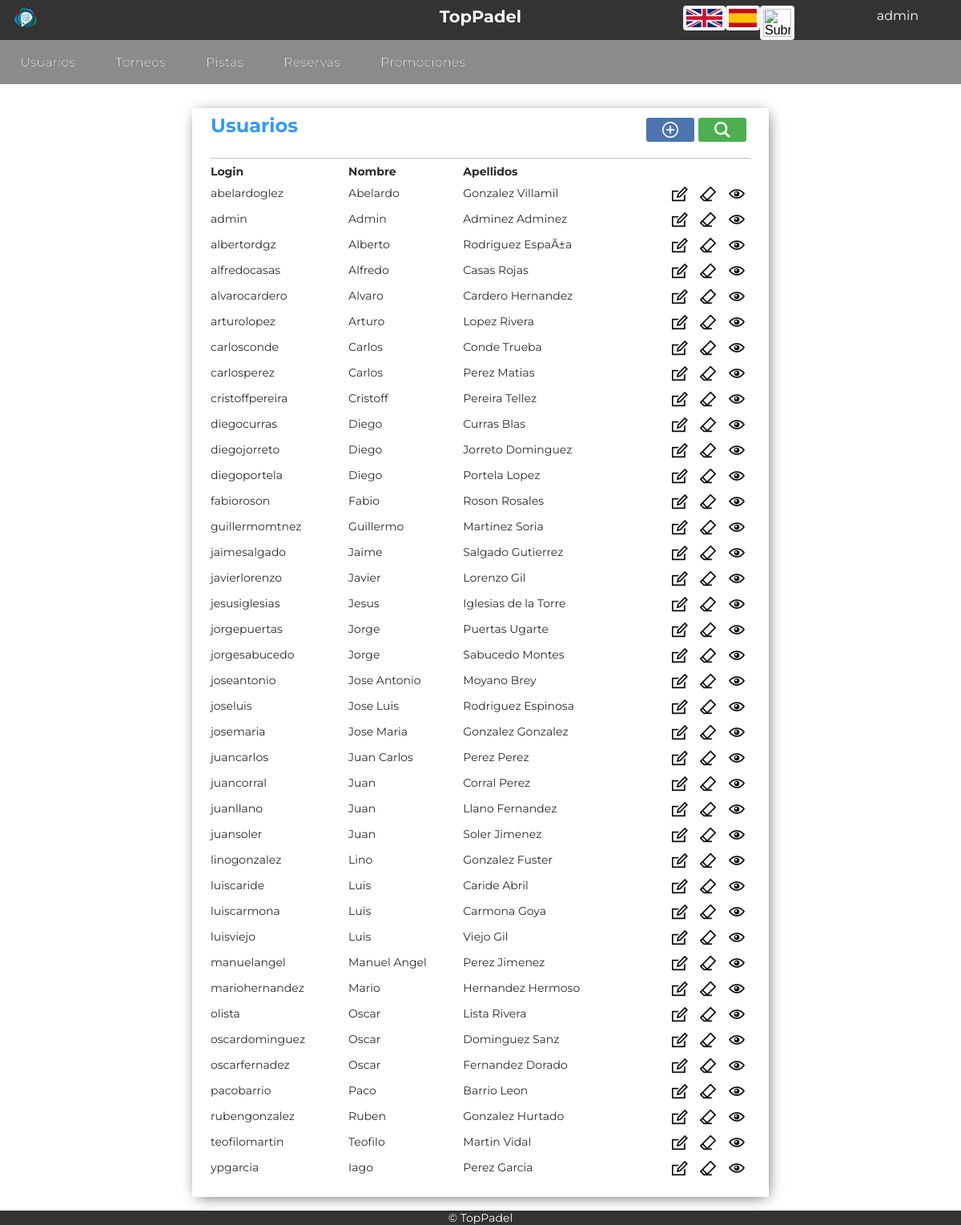
Screenshot of /Controllers/Usuarios_Controller.php (signed in) with the database file from the repository.
### tables this page shows
CREATE TABLE `usuarios` (
  `login` varchar(45) NOT NULL,
  `password` varchar(128) NOT NULL,
  `dni` varchar(9) NOT NULL,
  `nombre` varchar(30) NOT NULL,
  `apellidos` varchar(50) NOT NULL,
  `telefono` varchar(11) NOT NULL,
  `email` varchar(60) NOT NULL,
  `fecha` date NOT NULL,
  `sexo` enum('Masculina','Femenina') NOT NULL,
  `tipo` enum('ADMIN','NORMAL','ENTRENADOR') NOT NULL,
  `socio` enum('SI','NO') NOT NULL DEFAULT 'NO',
  `IBAN` varchar(4) DEFAULT NULL,
  `cuenta` varchar(30) DEFAULT NULL
);

### Models/Usuarios_Model.php (called while the page is built, shortened)
<?php
class USUARIOS_Model {
	var $login;
	var $dni;
	var $nombre;
	var $apellidos;
	var $telefono;
	var $email;
	var $fecha;
	var $sexo;
	var $socio;
	var $tipo;
	var $IBAN;
	var $cuenta;
function __construct($login,$password,$dni,$nombre,$apellidos,$telefono,$email,$fecha,$sexo,$tipo,$socio,$IBAN,$cuenta){
	$this->login = $login;
	$this->dni = $dni;
	$this->nombre = $nombre;
	$this->apellidos = $apellidos;
	$this->telefono = $telefono;
	$this->email = $email;
	$this->fecha = $fecha;
	$this->sexo = $sexo;
	$this->tipo = $tipo;
	$this->socio = $socio;
	$this->IBAN = $IBAN;
	$this->cuenta = $cuenta;
	include_once 'Access_DB.php';
	$this->mysqli = ConnectDB();
}
function search(){
	     $sql = "SELECT *
       			FROM usuarios
    			WHERE
    				(
    				(`login` LIKE '%$this->login%') &&
	 				(`nombre` LIKE '%$this->nombre%') &&
					(`apellidos` LIKE '%$this->apellidos%') &&
					(`dni` LIKE '%$this->dni%') &&
					(`telefono` LIKE '%$this->telefono%') &&
					(`email` LIKE '%$this->email%') &&
					(`fecha` LIKE '%$this->fecha%') &&
					(`sexo` LIKE '%$this->sexo%') &&
					(`tipo` LIKE '%$this->tipo%') &&
					(`socio` LIKE '%$this->socio%') &&
					(`IBAN` LIKE '%$this->IBAN%') &&
					(`cuenta` LIKE '%$this->cuenta%')
    				)";
    if (!($resultado = $this->mysqli->query($sql))){
		return 'Error en la búsqueda';
	}
    else{
		return $resultado;
	}
}
}
?>

### Models/Access_DB.php (called while the page is built)
<?php
function ConnectDB()
{
    $mysqli = new mysqli("localhost", "todolist", "todolist", "todolist");
	if ($mysqli->connect_errno) {
		include './MESSAGE.php';
		new MESSAGE("Fallo al conectar a MySQL: (" . $mysqli->connect_errno . ") " . $mysqli->connect_error, './index.php');
		return false;
	}
	else{
		return $mysqli;
	}
}
?>

### Views/Usuarios_SHOWALL_View.php (the view, shortened to what this page needs)
<?php
include '../Views/Header.php';
 class Usuarios_SHOWALL{
	var $datos;
	function __construct($datos,$enlace){
		$this -> datos = $datos;
		$this -> mostrar();
	}
	function mostrar(){
?>
	<div class="showall">
		<table class="showAllUsers">
			<tr><th class="title" colspan="4"><?php echo $strings['Usuarios']; ?>
			<form class="tableActions" action="../Controllers/Usuarios_Controller.php" method="">
			<button class="buscar-little" name="action" value="Confirmar_SEARCH" type="submit"></button>
			<button class="anadir-little"  name="action" value="Confirmar_ADD" type="submit"></button>
			</form></th></tr>
			<tr>
				<th><?php echo $strings['Login']; ?></th>
				<th><?php echo $strings['Nombre']; ?></th>
				<th><?php echo $strings['Apellidos']; ?></th>
				<th></th>
			</tr>
		<?php
			while($fila = $this ->datos->fetch_array()){
		?>
			<tr>
				<form action="../Controllers/Usuarios_Controller.php" method="post" name="action" >
					<td><?php echo $fila['login']; ?></td>
					<td><?php echo $fila['nombre']; ?></td>
					<td><?php echo $fila['apellidos']; ?></td>
					<td style="text-align:right">
						<button class="editar" name="action" value="Confirmar_EDIT" type="submit"></button>
						<button class="borrar" name="action" value="Confirmar_DELETE1" type="submit"></button>
						<button class="add" name="action" value="Confirmar_SHOWCURRENT" type="submit"></button>
					</td>
				</form>
			</tr>
		<?php
			}
		?>
		</table>
	</div>
<?php
    }
}
?>
<footer>
	<?php include '../Views/Footer.php'; ?>

### Views/css/style.css (style rules this page uses)
form { font-size:14px; color:#2b2b2b; width:50%; margin-left:auto; margin-right:auto; margin-top:50px; padding: 20px 40px 20px 20px; box-shadow: 2px 3px 18px -5px rgba(0,0,0,0.75); }
.showAllUsers { font-size:14px; color:#2b2b2b; width:60%; margin-left:auto; margin-right:auto; margin-top:30px; margin-bottom: 35px; padding: 0px 20px 20px 20px; box-shadow: 2px 3px 18px -5px rgba(0,0,0,0.75); }
.title { text-align:left; font-size:24px; font-weight:bold; border-bottom: 1px solid rgba(114, 114, 114, 0.411); color:#39F; padding-bottom: 20px; }
th { padding-top: 5px; text-align: left; }
button { background-size: 20px 20px; background-position: center; background-repeat: no-repeat; margin-top: 25px; margin-right: 30px; border: none; color: white; padding: 20px 35px; text-align: center; font-size: 16px; cursor: pointer; border-radius: 3px; background-color:green; }
.buscar-little { vertical-align: text-bottom; float: right; margin-top: 5px; margin-right: 5px; padding: 15px 30px; background-image: url(../img/buscar.png); background-color: #4CAF50; }
.anadir-little { vertical-align: text-bottom; float: right; margin-top: 5px; margin-right: 5px; padding: 15px 30px; background-image: url(../img/anadir.png); background-color: rgb(76, 116, 175); }
.editar { background-image: url(../img/editar.png); background-color: Transparent; background-repeat:no-repeat; border: none; cursor:pointer; overflow: hidden; outline:none; margin-top: 5px; margin-right: 2px; padding: 10px 15px; margin-bottom: 3px; }
.borrar { background-image: url(../img/borrar.png); background-color: Transparent; background-repeat:no-repeat; border: none; cursor:pointer; overflow: hidden; outline:none; margin-top: 5px; margin-right: 2px; padding: 10px 15px; margin-bottom: 3px; }
.add { background-image: url(../img/ver.png); background-color: Transparent; background-repeat:no-repeat; border: none; cursor:pointer; overflow: hidden; outline:none; margin-top: 5px; margin-right: 2px; padding: 10px 15px; margin-bottom: 3px; }
.tableActions { display: contents; }

### rows the page displays
usuarios: login "abelardoglez", nombre "Abelardo", apellidos "Gonzalez Villamil"
usuarios: login "admin", nombre "Admin", apellidos "Adminez Adminez"
usuarios: login "albertordgz", nombre "Alberto", apellidos "Rodriguez EspaÃ±a"
usuarios: login "alfredocasas", nombre "Alfredo", apellidos "Casas Rojas"
usuarios: login "alvarocardero", nombre "Alvaro", apellidos "Cardero Hernandez"
usuarios: login "arturolopez", nombre "Arturo", apellidos "Lopez Rivera"
usuarios: login "carlosconde", nombre "Carlos", apellidos "Conde Trueba"
usuarios: login "carlosperez", nombre "Carlos", apellidos "Perez Matias"
usuarios: login "cristoffpereira", nombre "Cristoff", apellidos "Pereira Tellez"
usuarios: login "diegocurras", nombre "Diego", apellidos "Curras Blas"
usuarios: login "diegojorreto", nombre "Diego", apellidos "Jorreto Dominguez"
usuarios: login "diegoportela", nombre "Diego", apellidos "Portela Lopez"
usuarios: login "fabioroson", nombre "Fabio", apellidos "Roson Rosales"
usuarios: login "guillermomtnez", nombre "Guillermo", apellidos "Martinez Soria"
usuarios: login "jaimesalgado", nombre "Jaime", apellidos "Salgado Gutierrez"
usuarios: login "javierlorenzo", nombre "Javier", apellidos "Lorenzo Gil"
usuarios: login "jesusiglesias", nombre "Jesus", apellidos "Iglesias de la Torre"
usuarios: login "jorgepuertas", nombre "Jorge", apellidos "Puertas Ugarte"
usuarios: login "jorgesabucedo", nombre "Jorge", apellidos "Sabucedo Montes"
usuarios: login "joseantonio", nombre "Jose Antonio", apellidos "Moyano Brey"
usuarios: login "joseluis", nombre "Jose Luis", apellidos "Rodriguez Espinosa"
usuarios: login "josemaria", nombre "Jose Maria", apellidos "Gonzalez Gonzalez"
usuarios: login "juancarlos", nombre "Juan Carlos", apellidos "Perez Perez"
usuarios: login "juancorral", nombre "Juan", apellidos "Corral Perez"
usuarios: login "juanllano", nombre "Juan", apellidos "Llano Fernandez"
usuarios: login "juansoler", nombre "Juan", apellidos "Soler Jimenez"
usuarios: login "linogonzalez", nombre "Lino", apellidos "Gonzalez Fuster"
usuarios: login "luiscaride", nombre "Luis", apellidos "Caride Abril"
usuarios: login "luiscarmona", nombre "Luis", apellidos "Carmona Goya"
usuarios: login "luisviejo", nombre "Luis", apellidos "Viejo Gil"
usuarios: login "manuelangel", nombre "Manuel Angel", apellidos "Perez Jimenez"
usuarios: login "mariohernandez", nombre "Mario", apellidos "Hernandez Hermoso"
usuarios: login "olista", nombre "Oscar", apellidos "Lista Rivera"
usuarios: login "oscardominguez", nombre "Oscar", apellidos "Dominguez Sanz"
usuarios: login "oscarfernadez", nombre "Oscar", apellidos "Fernandez Dorado"
usuarios: login "pacobarrio", nombre "Paco", apellidos "Barrio Leon"
usuarios: login "rubengonzalez", nombre "Ruben", apellidos "Gonzalez Hurtado"
usuarios: login "teofilomartin", nombre "Teofilo", apellidos "Martin Vidal"
usuarios: login "ypgarcia", nombre "Iago", apellidos "Perez Garcia"

### other values shown
$_SESSION['login'] "admin"
$strings['Usuarios'] "Usuarios"
$strings['Torneos'] "Torneos"
$strings['Pistas'] "Pistas"
$strings['Reservas'] "Reservas"
$strings['Promociones'] "Promociones"
$strings['Login'] "Login"
$strings['Nombre'] "Nombre"
$strings['Apellidos'] "Apellidos"
